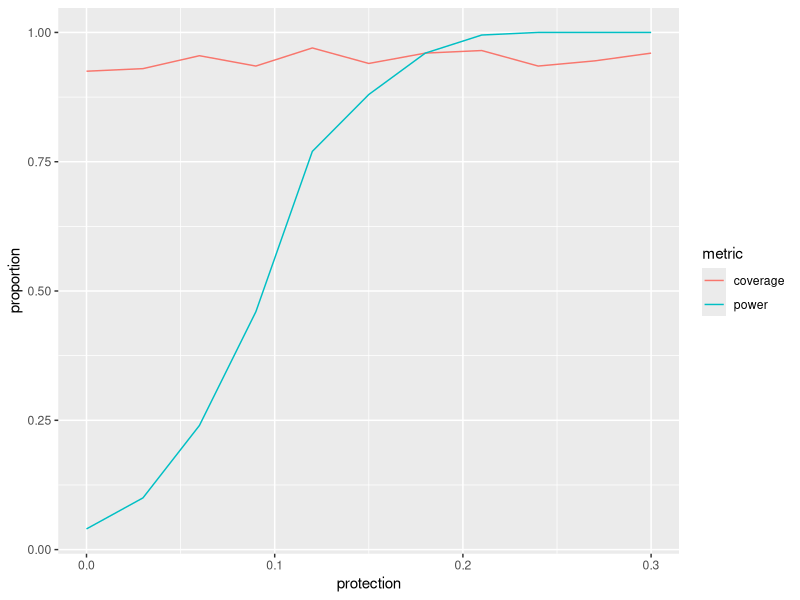

Source code (R):

library(tidyverse)

numCommunities <- 24
aveElders <- 100
shapeElders <- 5
seedinit <- 431
foiMean <- 0.5
foilsd <- 0.001
protection <- 0.3
numTrials <- 20
numTrials <- 200
plen <- 11

set.seed(seedinit)

## Now we're going to make a single function that does what the previous script did (many trials)
## First, repeat the doTrial function (we're leaving the older scripts behind, conceptually)
doTrial <- function(numCommunities, aveElders, shapeElders
	, foiMean, foilsd, protection
){
	dat <- tibble(
		village = as.character(1:numCommunities)
		, treatment = sample(c(
			rep("Vaccinate", numCommunities/2)
			, rep("Control", numCommunities/2)
		))
		, numElders = rnbinom(numCommunities, mu=aveElders, size=shapeElders)
		, foi = rlnorm(numCommunities, foiMean, foilsd)
	)

	dat <- (dat
		%>% mutate(
			foi = ifelse(treatment=="Vaccinate", foi*(1-protection), foi)
			, infected = rbinom(numCommunities, numElders, 1-exp(-foi))
			, propInf = infected/numElders
		)
	)

	m <- glm(propInf ~ treatment
		, data=dat, weights=numElders
		, family=binomial(link="cloglog")
	)

	ci <- exp(confint(m)["treatmentVaccinate", ])
	return(c(lwr=ci[[1]], upr=ci[[2]]))
}

## Now make a function that calls it and returns a nice vector
## for us to use with replicate
doExp <- function(numTrials
	, numCommunities, aveElders, shapeElders
	, foiMean, foilsd, protection
)
{
	return(
		as.data.frame(t(replicate(numTrials
			, doTrial(numCommunities, aveElders, shapeElders
				, foiMean, foilsd, protection
		)
		)))
		%>% mutate(
			sig = upr<1
			, cover = (lwr<1-protection) & (upr>1-protection)
		)
		%>% summarise(coverage = mean(cover), power=mean(sig))
		%>% unlist()
	)
}

## Now use sapply to call doExp for a range of protection values
prot <- seq(0, protection, length.out=plen)
effTest <- sapply(prot, function(p){
	return(doExp(numTrials, numCommunities, aveElders, shapeElders
		, foiMean, foilsd, protection=p
	))
})

## Torture the results of sapply into a tidy data frame
eff <- (as.tibble(t(as.matrix(effTest)))
	%>% mutate(protection=prot)
	%>% gather(metric, proportion, coverage:power)
	%>% mutate(protection=as.numeric(protection))
)

print(summary(eff))

## Make a nice picture
print(
	ggplot(eff, aes(protection, proportion, color=metric))
	+ geom_line()
)

